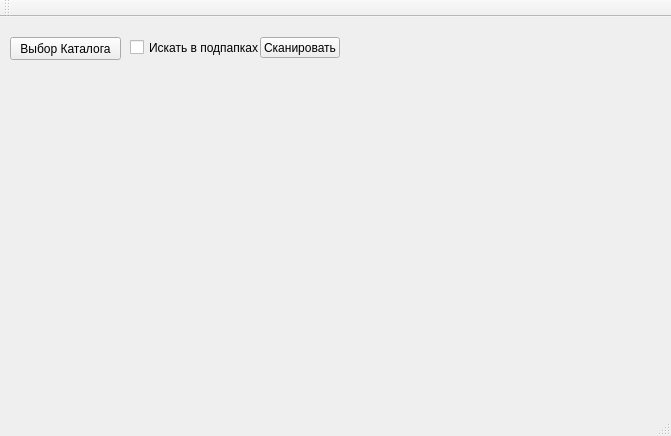
<?xml version="1.0" encoding="UTF-8"?>
<ui version="4.0">
 <class>MainWindow</class>
 <widget class="QMainWindow" name="MainWindow">
  <property name="geometry">
   <rect>
    <x>0</x>
    <y>0</y>
    <width>671</width>
    <height>436</height>
   </rect>
  </property>
  <property name="windowTitle">
   <string>MainWindow</string>
  </property>
  <widget class="QWidget" name="centralWidget">
   <widget class="QPushButton" name="addcatalog">
    <property name="geometry">
     <rect>
      <x>10</x>
      <y>20</y>
      <width>111</width>
      <height>23</height>
     </rect>
    </property>
    <property name="text">
     <string>Выбор Каталога</string>
    </property>
   </widget>
   <widget class="QCheckBox" name="AllFiles">
    <property name="geometry">
     <rect>
      <x>130</x>
      <y>20</y>
      <width>131</width>
      <height>21</height>
     </rect>
    </property>
    <property name="text">
     <string>Искать в подпапках</string>
    </property>
   </widget>
   <widget class="QPushButton" name="pushButton">
    <property name="geometry">
     <rect>
      <x>260</x>
      <y>20</y>
      <width>80</width>
      <height>21</height>
     </rect>
    </property>
    <property name="text">
     <string>Сканировать</string>
    </property>
   </widget>
  </widget>
  <widget class="QMenuBar" name="menuBar">
   <property name="geometry">
    <rect>
     <x>0</x>
     <y>0</y>
     <width>671</width>
     <height>20</height>
    </rect>
   </property>
  </widget>
  <widget class="QToolBar" name="mainToolBar">
   <attribute name="toolBarArea">
    <enum>TopToolBarArea</enum>
   </attribute>
   <attribute name="toolBarBreak">
    <bool>false</bool>
   </attribute>
  </widget>
  <widget class="QStatusBar" name="statusBar"/>
 </widget>
 <layoutdefault spacing="6" margin="11"/>
 <tabstops>
  <tabstop>addcatalog</tabstop>
  <tabstop>AllFiles</tabstop>
 </tabstops>
 <resources/>
 <connections/>
</ui>
